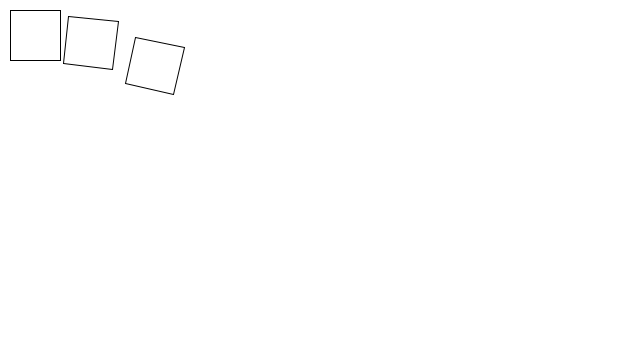
Frame 1 (no input)
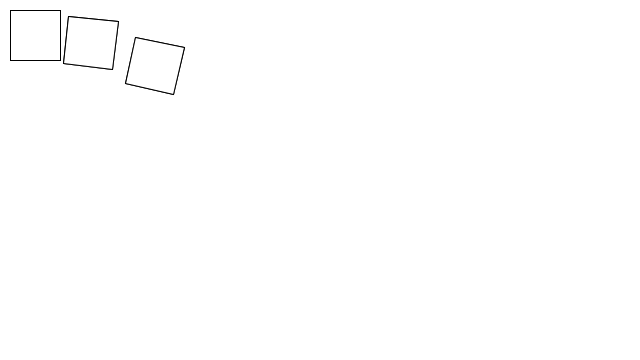
Frame 2 (the mouse pressed at the canvas centre, redrawn once)

The Processing sketch that drew these frames (run headless with seeded random() and noise(); the mouse was pressed at the canvas centre and the sketch redrawn once):

// Processing sketch: Functions4
// ── Functions4.pde
/**

If making emojis is unappealing you could expand on this to make a 
visual piece inspired by Vera Molnar

Can you continue it to make an interesting composition?
Search for her name. Also look up Manfred Mohr and Sol Lewitt

This is an interesting article that takes this idea further.

https://medium.com/@xuetingzhang313/re-code-vera-moln%C3%A1rs-interruptions-b6dc9765eae5

 */

void setup() {
  size(640, 360);
  background(255);
  noLoop();
}

void draw() {
  
pushMatrix () ;
translate (10, 10) ; drawSquare (0,0,50, 0,50,50, 0,50) ; 
popMatrix () ;
rotate(0.1);
pushMatrix () ;
translate (70,10) ; drawSquare (0, 0,50,0,49,48,0,47) ;
// drawSquare (0,0,50, 0,50,50, 0,50) ;
popMatrix();

rotate(0.1);
pushMatrix () ;
translate (140,10) ; drawSquare (0, 0,50,0,49,48,0,47) ;
// drawSquare (0,0,50, 0,50,50, 0,50) ;
popMatrix();
  
// can you draw on last weeks for loops to make a whole piece
}


void drawSquare(float x1,float y1,float x2,float y2,float x3,float y3,float x4,float y4) 

{ 
quad(x1, y1, x2, y2, x3, y3, x4, y4);
// Notice how we didn't really need to do this as we are not really adding anything new.
}
